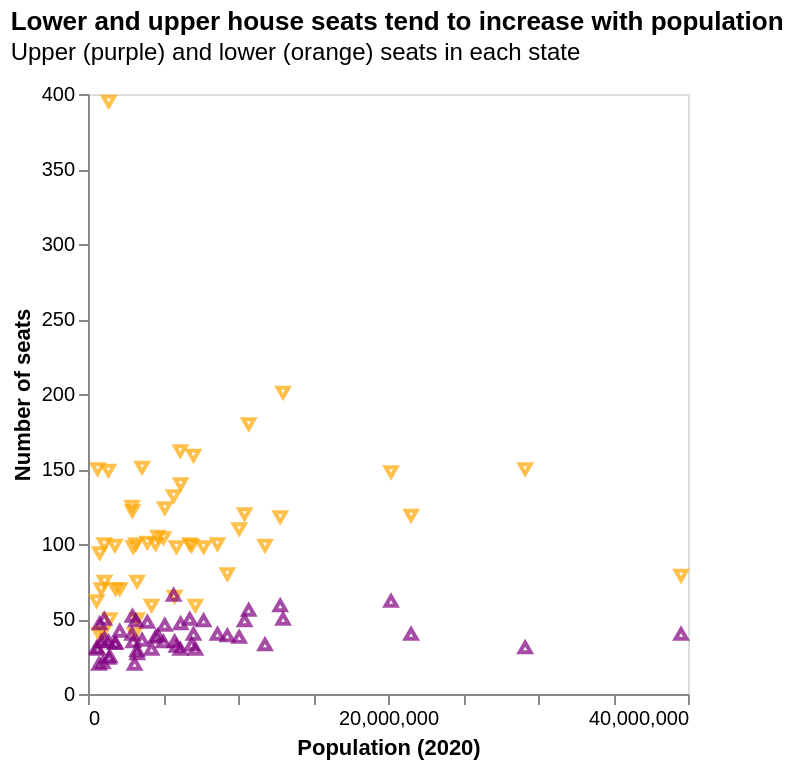

The cell this chart's notebook holds for it:
### Markdown cell above
### 3.1 - Create Population vs. Seats Scatterplot

Create a new plot with two layers:

- Population on the X axis
- Number of seats on the Y axis
- Upper chamber points should be purple and use the 'triangle-up' shape.
- Lower chamber points should be orange and use the 'triangle-down' shape.
- Make a customization or two to your chart's default labels and axes, whatever you feel is appropriate.

Hint: You can layer two charts for this.

### Code cell
def scatter_pop_size(df):
    # Create marks by group
    # Ref for title changes: https://altair-viz.github.io/user_guide/customization.html
    lower = (
        alt.Chart(
            df,
            title=alt.Title(
                "Lower and upper house seats tend to increase with population",
                subtitle="Upper (purple) and lower (orange) seats in each state",
                anchor="start",
                orient="top",
                offset=10
            ),
        )
        .mark_point(color="orange", shape="triangle-down")
        .encode(
            alt.X("pop_2020").title("Population (2020)"),
            alt.Y("lower").title("Number of seats"),
        )
    )
    upper = (
        alt.Chart(df)
        .mark_point(color="purple", shape="triangle-up")
        .encode(
            x="pop_2020",
            y="upper",
        )
    )

    # Stack graphs
    graph = (lower + upper).configure_axis(
        grid=False
    )

    # Add labeling
    return graph

# Render plot
scatter_pop_size(population_combined_df())

### Figure 1 — Vega specification as saved in the notebook (floating-point values rounded to 4 significant figures)
{"$schema": "https://vega.github.io/schema/vega/v5.json", "data": [{"name": "source_0"}, {"name": "data_0", "values": [{"lower": 104, "pop_2020": 5024294}, {"lower": 40, "pop_2020": 733374}, {"lower": 59, "pop_2020": 7157902}, {"lower": 98, "pop_2020": 3011490}, {"lower": 79, "pop_2020": 39538212}, {"lower": 65, "pop_2020": 5773707}, {"lower": 151, "pop_2020": 3605912}, {"lower": 41, "pop_2020": 989946}, {"lower": 119, "pop_2020": 21538216}, {"lower": 180, "pop_2020": 10713771}, {"lower": 50, "pop_2020": 1455274}, {"lower": 70, "pop_2020": 1839117}, {"lower": 118, "pop_2020": 12813469}, {"lower": 100, "pop_2020": 6785442}, {"lower": 100, "pop_2020": 3190427}, {"lower": 125, "pop_2020": 2937835}, {"lower": 100, "pop_2020": 4506297}, {"lower": 105, "pop_2020": 4657785}, {"lower": 149, "pop_2020": 1363177}, {"lower": 140, "pop_2020": 6177253}, {"lower": 159, "pop_2020": 7032933}, {"lower": 110, "pop_2020": 10077674}, {"lower": 132, "pop_2020": 5706804}, {"lower": 122, "pop_2020": 2961306}, {"lower": 162, "pop_2020": 6154889}, {"lower": 100, "pop_2020": 1084244}, {"lower": 40, "pop_2020": 3104617}, {"lower": 395, "pop_2020": 1377524}, {"lower": 80, "pop_2020": 9289039}, {"lower": 70, "pop_2020": 2117525}, {"lower": 148, "pop_2020": 20202320}, {"lower": 120, "pop_2020": 10439459}, {"lower": 94, "pop_2020": 779079}, {"lower": 99, "pop_2020": 11799331}, {"lower": 101, "pop_2020": 3959411}, {"lower": 59, "pop_2020": 4237279}, {"lower": 201, "pop_2020": 13002788}, {"lower": 75, "pop_2020": 1097371}, {"lower": 124, "pop_2020": 5118422}, {"lower": 70, "pop_2020": 886668}, {"lower": 99, "pop_2020": 6910786}, {"lower": 150, "pop_2020": 29145459}, {"lower": 75, "pop_2020": 3271614}, {"lower": 150, "pop_2020": 643077}, {"lower": 100, "pop_2020": 8631373}, {"lower": 98, "pop_2020": 7705267}, {"lower": 99, "pop_2020": 1793713}, {"lower": 98, "pop_2020": 5893713}, {"lower": 62, "pop_2020": 576850}, {"lower": 50, "pop_2020": 3285874}]}, {"name": "data_1", "values": [{"pop_2020": 5024294, "upper": 35}, {"pop_2020": 733374, "upper": 20}, {"pop_2020": 7157902, "upper": 30}, {"pop_2020": 3011490, "upper": 35}, {"pop_2020": 39538212, "upper": 40}, {"pop_2020": 5773707, "upper": 35}, {"pop_2020": 3605912, "upper": 36}, {"pop_2020": 989946, "upper": 21}, {"pop_2020": 21538216, "upper": 40}, {"pop_2020": 10713771, "upper": 56}, {"pop_2020": 1455274, "upper": 25}, {"pop_2020": 1839117, "upper": 34}, {"pop_2020": 12813469, "upper": 59}, {"pop_2020": 6785442, "upper": 50}, {"pop_2020": 3190427, "upper": 49}, {"pop_2020": 2937835, "upper": 40}, {"pop_2020": 4506297, "upper": 38}, {"pop_2020": 4657785, "upper": 39}, {"pop_2020": 1363177, "upper": 35}, {"pop_2020": 6177253, "upper": 47}, {"pop_2020": 7032933, "upper": 40}, {"pop_2020": 10077674, "upper": 38}, {"pop_2020": 5706804, "upper": 66}, {"pop_2020": 2961306, "upper": 52}, {"pop_2020": 6154889, "upper": 30}, {"pop_2020": 1084244, "upper": 50}, {"pop_2020": 3104617, "upper": 20}, {"pop_2020": 1377524, "upper": 24}, {"pop_2020": 9289039, "upper": 39}, {"pop_2020": 2117525, "upper": 42}, {"pop_2020": 20202320, "upper": 62}, {"pop_2020": 10439459, "upper": 49}, {"pop_2020": 779079, "upper": 47}, {"pop_2020": 11799331, "upper": 33}, {"pop_2020": 3959411, "upper": 48}, {"pop_2020": 4237279, "upper": 30}, {"pop_2020": 13002788, "upper": 50}, {"pop_2020": 1097371, "upper": 37}, {"pop_2020": 5118422, "upper": 46}, {"pop_2020": 886668, "upper": 35}, {"pop_2020": 6910786, "upper": 33}, {"pop_2020": 29145459, "upper": 31}, {"pop_2020": 3271614, "upper": 29}, {"pop_2020": 643077, "upper": 30}, {"pop_2020": 8631373, "upper": 40}, {"pop_2020": 7705267, "upper": 49}, {"pop_2020": 1793713, "upper": 34}, {"pop_2020": 5893713, "upper": 32}, {"pop_2020": 576850, "upper": 31}, {"pop_2020": 3285874, "upper": 27}]}], "marks": [{"type": "symbol", "name": "layer_0_marks", "from": {"data": "data_0"}, "encode": {"update": {"fill": {"value": "transparent"}, "stroke": {"value": "orange"}, "opacity": {"value": 0.7}, "x": {"field": "pop_2020", "scale": "x"}, "shape": {"value": "triangle-down"}, "y": {"field": "lower", "scale": "y"}}}, "style": ["point"]}, {"type": "symbol", "name": "layer_1_marks", "from": {"data": "data_1"}, "encode": {"update": {"shape": {"value": "triangle-up"}, "fill": {"value": "transparent"}, "y": {"field": "upper", "scale": "y"}, "x": {"field": "pop_2020", "scale": "x"}, "opacity": {"value": 0.7}, "stroke": {"value": "purple"}}}, "style": ["point"]}], "scales": [{"name": "x", "type": "linear", "domain": {"fields": [{"data": "data_0", "field": "pop_2020"}, {"data": "data_1", "field": "pop_2020"}]}, "range": [0, {"signal": "width"}], "nice": true, "zero": true}, {"name": "y", "type": "linear", "domain": {"fields": [{"data": "data_0", "field": "lower"}, {"data": "data_1", "field": "upper"}]}, "range": [{"signal": "height"}, 0], "nice": true, "zero": true}], "axes": [{"scale": "x", "zindex": 0, "orient": "bottom", "grid": false, "labelFlush": true, "labelOverlap": true, "title": "Population (2020)", "tickCount": {"signal": "ceil(width/40)"}}, {"scale": "y", "title": "Number of seats", "zindex": 0, "labelOverlap": true, "orient": "left", "grid": false, "tickCount": {"signal": "ceil(height/40)"}}], "title": {"text": "Lower and upper house seats tend to increase with population", "offset": 10, "subtitle": "Upper (purple) and lower (orange) seats in each state", "anchor": "start", "orient": "top"}, "style": "cell", "padding": 5, "config": {"axis": {"grid": false}}, "height": 300, "background": "white", "width": 300}
